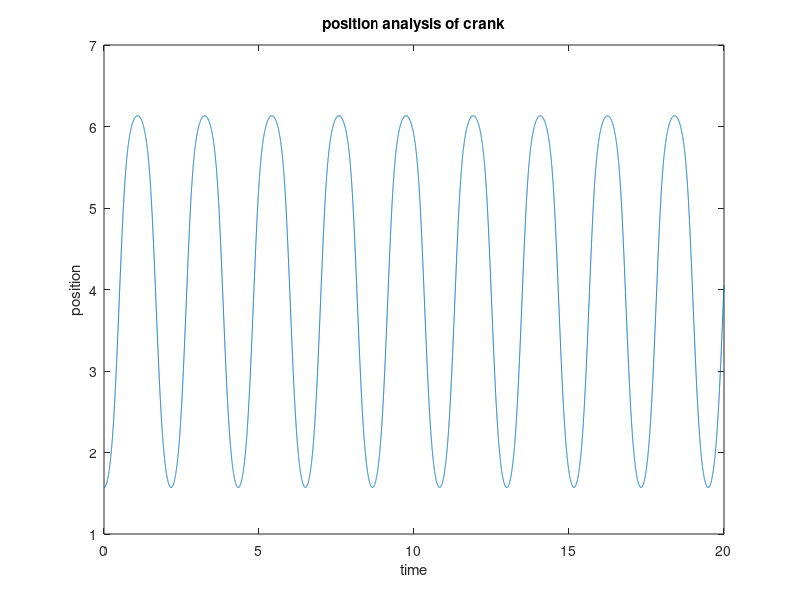
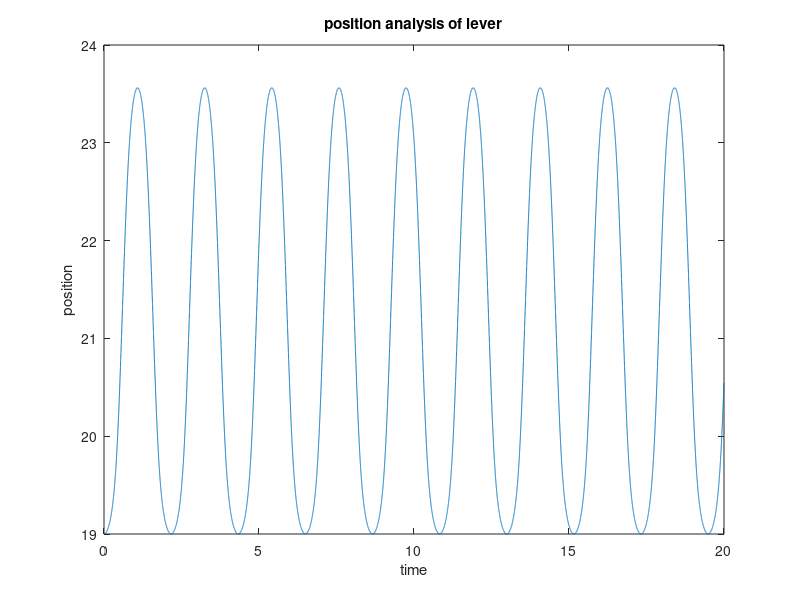

Recreate these plots in MATLAB, in order.
%% Forward dynamic analysis of  Double crank
function fda()
global Minv h
load sckadata
clc;
m1 = 0.1;m2 = 0.2;m3 = 0.1;g = 9.81;
l1 = 0.4;l2 = 0.5;l3 =0.4;
J1 = m1*l1^2/12;J2 = m2*l2^2/12;J3 = m3*l3^2/12;
M = diag([m1 m1 J1 m2 m2 J2 m3 m3 J3]);
Minv = inv(M);
h = [0 -m1*g 0 0 -m2*g 0 0 -m3*g 0]';
Y0 = [pcoordsall(:,1)' zeros(1,9)]';
options = odeset('RelTol',1e-6,'AbsTol',1e-6);
tspan = 0:0.001:20
[T,Y] = ode45(@eqm,tspan,Y0,options);
figure
plot(T,Y(:,3));% position of crank
title('position analysis of crank');
xlabel('time');
ylabel('position');
figure
plot(T,Y(:,9));% position of lever
title('position analysis of lever');
xlabel('time');
ylabel('position');
end

function dy = eqm(t,y)
global Minv h
[Phi,D] = constraints(t,y(1:9,1));
alpha = 0;beta = 0;
lambda = (D*Minv*D')\(gamma(y(1:9,1),y(10:18,1))-2*alpha*D*y(10:18,1)-beta^2*Phi-D*Minv*h);
dy(1:9,1) = y(10:18,1);
dy(10:18,1) = Minv*(h+D'*lambda);
norm(Phi)
end

% function [Phi,D] = constraints(t,q)
% l1 = 0.4;l2 = 0.5;l3 = 0.4;
% x1 = q(1);y1 = q(2);phi1 = q(3);
% x2 = q(4);y2 = q(5);phi2 = q(6);
% x3 = q(7);y3 = q(8);phi3 = q(9);
% 
% r1 = [x1 y1]';r2 = [x2 y2]';r3 = [x3 y3]';
% s_1_O = [-l1/2 0]';s_1_A = [l1/2 0]';
% s_2_A = [-l2/2 0]';s_2_B = [l2/2 0]';
% s_3_B = [-l3/2 0]';s_3_C = [l3/2 0]';   
% 
% S_1_O = A(phi1)*s_1_O;S_1_A = A(phi1)*s_1_A;
% S_2_A = A(phi2)*s_2_A;S_2_B = A(phi2)*s_2_B;
% S_3_B = A(phi3)*s_3_B;S_3_C=A(phi3)*s_3_C;
% 
% Phi = [r1+S_1_O;
%        r2+S_2_A-r1-S_1_A;
%        r3+S_3_B-r2-S_2_B;
%       [0.05 0]'-r3-S_3_C  
%        ];
% S_1_O_r = [0 -1;1 0]*S_1_O;S_1_A_r = [0 -1;1 0]*S_1_A; % Finding Rotated 
% S_2_A_r = [0 -1;1 0]*S_2_A;S_2_B_r = [0 -1;1 0]*S_2_B;
% S_3_B_r = [0 -1;1 0]*S_3_B;S_3_C_r = [0 -1;1 0]*S_3_C;
% 
% D = [eye(2) S_1_O_r zeros(2,6);
%     -eye(2) -S_1_A_r eye(2) S_2_A_r zeros(2,3);
%     zeros(2,3) -eye(2) -S_2_B_r eye(2) S_3_B_r ;
%     zeros(2,6) -eye(2) -S_3_C_r ;
%     ];
% end
% function output = gamma(q,qdot)
% l1 = 0.15;l2 = 0.16;l3 = 0.17;
% phi1 = q(3);phi2 = q(6);phi3 = q(9);
% phi1dot = qdot(3);phi2dot = qdot(6);phi3dot = qdot(9);
% s_1_O = [-l1/2 0]';s_1_A = [l1/2 0]';
% s_2_A = [-l2/2 0]';s_2_B = [l2/2 0]';
% s_3_B = [-l3/2 0]';s_3_C = [l3/2 0]';   
% 
% S_1_O = A(phi1)*s_1_O;S_1_A = A(phi1)*s_1_A;
% S_2_A = A(phi2)*s_2_A;S_2_B = A(phi2)*s_2_B;
% S_3_B = A(phi3)*s_3_B;S_3_C = A(phi3)*s_3_C;
% 
% output = [S_1_O*phi1dot^2;
%          -S_1_A*phi1dot^2+S_2_A*phi2dot^2;
%          -S_2_B*phi2dot^2+S_3_B*phi3dot^2;
%          -S_3_C*phi3dot^2      
%          ];
% end


function [Phi,D] = constraints(t,q)
l1 = 0.4;l2 = 0.5;l3 = 0.4;
x1 = q(1);y1 = q(2);phi1 = q(3);
x2 = q(4);y2 = q(5);phi2 = q(6);
x3 = q(7);y3 = q(8);phi3 = q(9);

r1 = [x1 y1]';r2 = [x2 y2]';r3 = [x3 y3]';% w.r.to global frame
s_1_O = [-l1/2 0]';s_1_A = [l1/2 0]';% (Small letter's') Local position vectors for body 1 at joints  o and A w.r.to from body coordinate frame
s_2_A = [-l2/2 0]';s_2_B = [l2/2 0]';
s_3_B = [-l3/2 0]';s_3_C = [l3/2 0]';   

S_1_O = A(phi1)*s_1_O;S_1_A = A(phi1)*s_1_A; % (capital 'S') Global position vectors
S_2_A = A(phi2)*s_2_A;S_2_B = A(phi2)*s_2_B;
S_3_B = A(phi3)*s_3_B;S_3_C=A(phi3)*s_3_C;

Phi = [r1+S_1_O;  % phi is positin constraints from each joint
       r2+S_2_A-r1-S_1_A;
       r3+S_3_B-r2-S_2_B;
      [0.2 0]'-r3-S_3_C  
       ];
S_1_O_r = [0 -1;1 0]*S_1_O;S_1_A_r = [0 -1;1 0]*S_1_A;% Rotation of global vestors i.e, S rotated by 90 degrees of joint 'O' on body '1' = A*S_1_o 
S_2_A_r = [0 -1;1 0]*S_2_A;S_2_B_r = [0 -1;1 0]*S_2_B;
S_3_B_r = [0 -1;1 0]*S_3_B;S_3_C_r = [0 -1;1 0]*S_3_C;

D = [eye(2) S_1_O_r zeros(2,6);  % system jacobian matrix size (nc*nv)=(8*9)
    -eye(2) -S_1_A_r eye(2) S_2_A_r zeros(2,3);
    zeros(2,3) -eye(2) -S_2_B_r eye(2) S_3_B_r ;
    zeros(2,6) -eye(2) -S_3_C_r ;
    ];
end

function output = gamma(q,qdot)
l1 = 0.4;
l2 = 0.5;
l3 = 0.4;
phi1 = q(3);phi2 = q(6);phi3 = q(9);
phi1dot = qdot(3);phi2dot = qdot(6);phi3dot = qdot(9);
s_1_O = [-l1/2 0]';s_1_A = [l1/2 0]';
s_2_A = [-l2/2 0]';s_2_B = [l2/2 0]';
s_3_B = [-l3/2 0]';s_3_C = [l3/2 0]';   

S_1_O = A(phi1)*s_1_O;S_1_A = A(phi1)*s_1_A;
S_2_A = A(phi2)*s_2_A;S_2_B = A(phi2)*s_2_B;
S_3_B = A(phi3)*s_3_B;S_3_C = A(phi3)*s_3_C;

output = [S_1_O*phi1dot^2;   % gamma vector
         -S_1_A*phi1dot^2+S_2_A*phi2dot^2;
         -S_2_B*phi2dot^2+S_3_B*phi3dot^2;
         -S_3_C*phi3dot^2      
         ];
end

function output = A(phi)
output = [cos(phi) -sin(phi);sin(phi) cos(phi)];
end